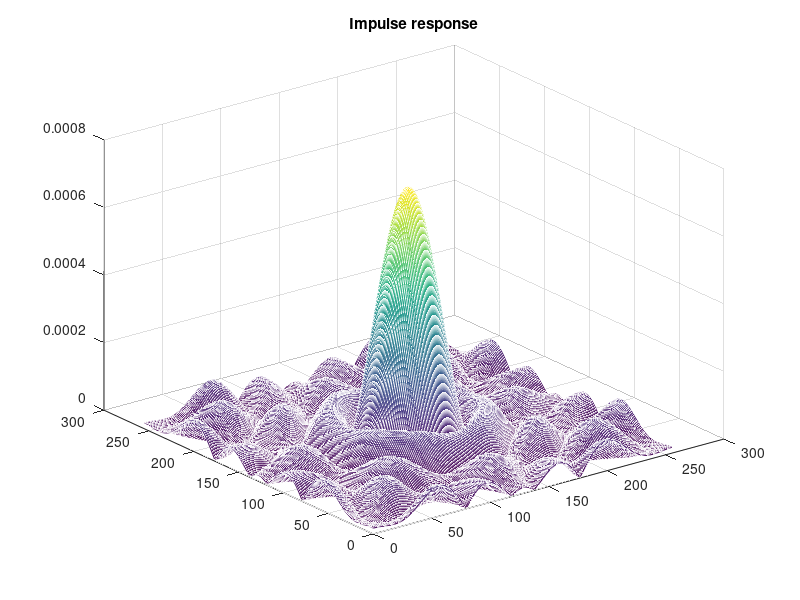

Source code (MATLAB):
% Impulse response of the circular filter

%the circular filter in 2-D Fourier domain
R=4; %radius
rs=R^2;

Ffilt=zeros(256,256);
for nx=1:256,
   for ny=1:256,      
      pr=((nx-128)^2)+((ny-128)^2);
      if pr<=rs,
         Ffilt(nx,ny)=1;
      end;
   end;
end;

%inverse transform
hfilt=ifftshift(ifft2(Ffilt));
ah=abs(hfilt);

figure(1)
mesh(ah);
title('Impulse response');
